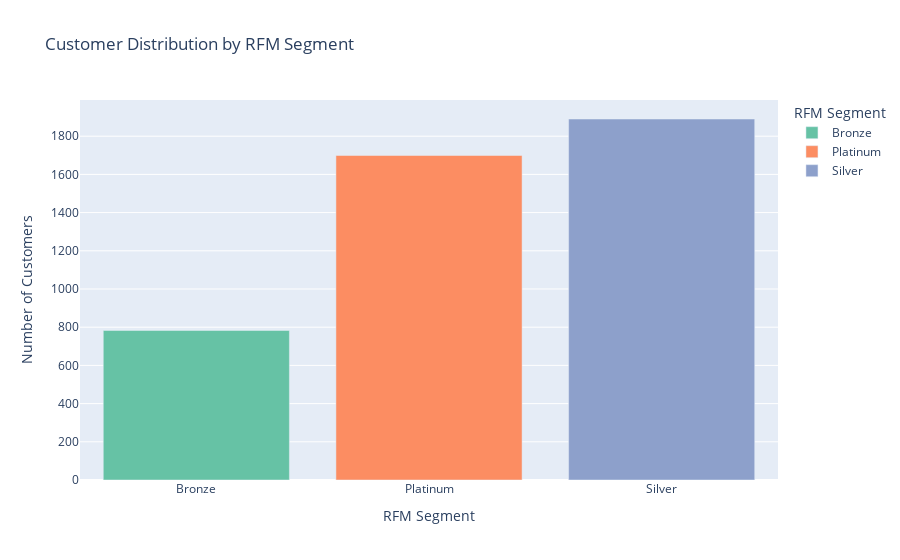

Notebook code for this chart:
### Code cell
#create the bar chart using Plotly
#each column to be given a different colour
fig =px.bar(segment_counts,
            x='RFM_Segment',
            y= 'Count',
            title ='Customer Distribution by RFM Segment',
            labels ={'RFM_Segment':'RFM Segment','Count':'Number of Customers'},
            color='RFM_Segment',
            #color_discrete_sequence=px.colors.qualitative.Pastel)
            color_discrete_sequence=px.colors.qualitative.Set2)

fig.show()

### Figure 1 — Plotly figure (JSON) as saved in the notebook; plotly's stock layout.template omitted (floating-point values rounded to 4 significant figures)
{"data": [{"alignmentgroup": "True", "hovertemplate": "RFM Segment=%{x}<br>Number of Customers=%{y}<extra></extra>", "legendgroup": "Bronze", "marker": {"color": "rgb(102,194,165)", "pattern": {"shape": ""}}, "name": "Bronze", "offsetgroup": "Bronze", "orientation": "v", "showlegend": true, "textposition": "auto", "type": "bar", "x": ["Bronze"], "xaxis": "x", "y": [783], "yaxis": "y"}, {"alignmentgroup": "True", "hovertemplate": "RFM Segment=%{x}<br>Number of Customers=%{y}<extra></extra>", "legendgroup": "Platinum", "marker": {"color": "rgb(252,141,98)", "pattern": {"shape": ""}}, "name": "Platinum", "offsetgroup": "Platinum", "orientation": "v", "showlegend": true, "textposition": "auto", "type": "bar", "x": ["Platinum"], "xaxis": "x", "y": [1699], "yaxis": "y"}, {"alignmentgroup": "True", "hovertemplate": "RFM Segment=%{x}<br>Number of Customers=%{y}<extra></extra>", "legendgroup": "Silver", "marker": {"color": "rgb(141,160,203)", "pattern": {"shape": ""}}, "name": "Silver", "offsetgroup": "Silver", "orientation": "v", "showlegend": true, "textposition": "auto", "type": "bar", "x": ["Silver"], "xaxis": "x", "y": [1890], "yaxis": "y"}], "layout": {"barmode": "relative", "legend": {"title": {"text": "RFM Segment"}, "tracegroupgap": 0}, "title": {"text": "Customer Distribution by RFM Segment"}, "xaxis": {"anchor": "y", "categoryarray": ["Bronze", "Platinum", "Silver"], "categoryorder": "array", "domain": [0, 1], "title": {"text": "RFM Segment"}}, "yaxis": {"anchor": "x", "domain": [0, 1], "title": {"text": "Number of Customers"}}}}
